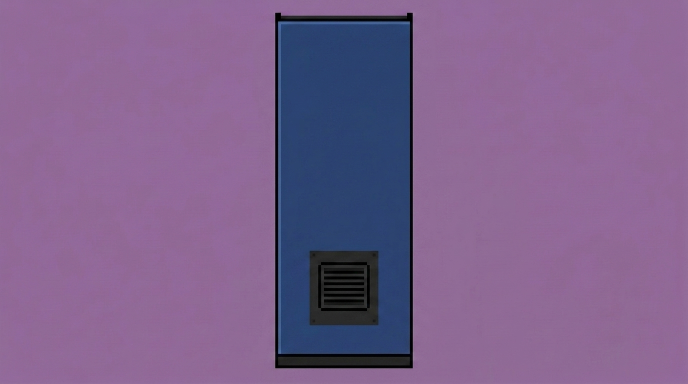
#> input picture tools/img2threejs-work/arcade_cabinet/back.png, 1376 x 768 px (shown at 1/2 size)
$ python pixelate.py ../img2threejs-work/arcade_cabinet/back.png
#> lines starting #> are read from the running program, lines starting #| are printed output that depends on the picture
#!/usr/bin/env python3
"""
Re-pixelate a generated sheet: snap it to its true texel grid and quantise it.

Authoring tool. NOT a build, CI or runtime dependency.

    python3 tools/authoring/pixelate.py public/textures/nano-atlas.png --colors 32

WHY THIS EXISTS. The image API returns JPEG bytes regardless of the filename,
and JPEG is the wrong codec for pixel art: it is lossy in exactly the way that
destroys hard edges. The generated atlas came back with 49,698 unique colours
in a sheet that should carry about thirty, and a flat green panel measured 56
distinct values across a 40x40 patch. Every one of those is ringing around an
edge the model drew crisply.

That matters because of how the sheet is sampled. NearestFilter takes ONE texel
and shows it at ten times its size — so it magnifies the ringing instead of
averaging it away the way a linear filter would. Turning on the crisp-retro
filter settings over a JPEG makes the artefacts *more* visible, not less.

So before a generated sheet is usable it needs two passes:

  1. GET ONTO A TEXEL GRID. Ideally by detecting the one the art was drawn on.
     Measured on the generated atlas, though, there ISN'T one: edge energy falls
     on every candidate scale at exactly chance (share x scale = 0.95-1.06 for
     every scale from 2 to 12). The model rendered an ILLUSTRATION OF pixel art
     at native resolution rather than art on a pixel grid. So when no grid is
     found, one is imposed by integer downscale — which is the only way to make
     the sheet genuinely pixel-art rather than merely pixel-art-flavoured.
  2. QUANTISE. Snap what survives to a small palette, so flat regions are
     genuinely flat and the sheet reads as authored rather than as photographed.

The result is written back as a real PNG.
"""
import argparse
import sys
from collections import Counter
from pathlib import Path

from PIL import Image


def detect_texel(im, lo=2, hi=12):
    """The pixel scale the art was drawn at, found from where the EDGES land.

    Within-cell variance looks like the obvious measure and is a trap: a 1x1
    cell has zero variance by definition, so any normalisation you pick either
    lets scale 1 win outright or is an arbitrary fudge. Edges are the honest
    signal instead. Art drawn at 6x has its colour changes on multiples of 6,
    so summing the gradient per column and scoring each candidate by how much
    of that gradient falls on its multiples finds the scale without needing a
    penalty term at all.

    Returns 1 when nothing scores clearly — a sheet that really is 1:1, or one
    the JPEG has smeared past recognition.
    """
    g = im.convert('L')
    w, h = g.size
    px = g.load()

    def gradient_profile(n, along_x):
        prof = [0.0] * n
        step = max(1, (h if along_x else w) // 200)
        for i in range(1, n):
            acc = 0
            for j in range(0, (h if along_x else w), step):
                a = px[i, j] if along_x else px[j, i]
                b = px[i - 1, j] if along_x else px[j, i - 1]
                acc += abs(a - b)
            prof[i] = acc
        return prof

    best, best_score = 1, 0.0
    for prof in (gradient_profile(w, True), gradient_profile(h, False)):
        total = sum(prof) or 1.0
        for scale in range(lo, hi + 1):
            on = sum(v for i, v in enumerate(prof) if i % scale == 0)
            # share of edge energy on the grid, against the share expected by
            # chance (1/scale). A real grid beats chance by a wide margin.
            score = (on / total) * scale
            if score > best_score:
                best, best_score = scale, score
    return best if best_score > 1.35 else 1
def snap(im, texel):
    """Collapse each texel cell to its median colour, then scale back up."""
    w, h = im.size
    cols, rows = w // texel, h // texel
    src = im.convert('RGB').load()
    small = Image.new('RGB', (cols, rows))
    dst = small.load()
    for ry in range(rows):
        for rx in range(cols):
            cell = Counter(
                src[rx * texel + i, ry * texel + j]
                for j in range(texel) for i in range(texel)
            )
            dst[rx, ry] = cell.most_common(1)[0][0]
    return small


if __name__ == "__main__":
    ap = argparse.ArgumentParser(description="Snap a generated sheet to its texel grid.")
    ap.add_argument("image")
    ap.add_argument("--colors", type=int, default=32, help="palette size after quantising")
    ap.add_argument("--texel", type=int, default=0, help="force a texel size instead of detecting")
    ap.add_argument("--downscale", type=int, default=4,
                    help="integer factor used to IMPOSE a grid when none is detected")
    ap.add_argument("--upscale", action="store_true",
                    help="write back at the original size instead of the texel grid")
    ap.add_argument("--out", default="", help="output path (default: overwrite in place)")
    args = ap.parse_args()

    path = Path(args.image)
    im = Image.open(path)
#> im is the input picture: PIL image 1376x768 RGB; mean R, G, B 125.7, 96.8, 141.2
    before_fmt, before_colors = im.format, len(set(im.convert('RGB').getdata()))
#> before_fmt = 'JPEG'; before_colors = 5614

    detected = args.texel or detect_texel(im)
#> in detect_texel, `g = im.convert('L')`:
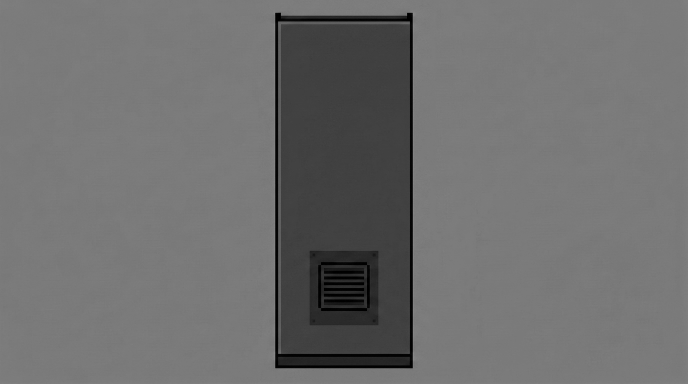
#> g: PIL image 1376x768 L (shown at 1/2 size); min 0, max 150, mean 110.6
#> detected = 11
    if detected > 1:
        # the art really is on a grid — collapse each cell to the colour that
        # dominates it, which is a colour that was actually in the art
        small = snap(im, detected)
#> in snap, `cols, rows = w // texel, h // texel`: cols = 125; rows = 69
#> in snap, `small = Image.new('RGB', (cols, rows))`: small: PIL image 125x69 RGB; every value is 0
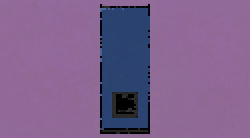
#> small: PIL image 125x69 RGB (shown 2 times larger); mean R, G, B 125.1, 96.3, 140.7
        how = f"detected {detected}px grid"
#> how = 'detected 11px grid'
    else:
        # no grid: impose one. BOX averages each block, which is right here —
        # we are RESAMPLING to a lower resolution, not recovering texels that
        # were already there, and averaging is what kills the JPEG ringing.
        f = args.downscale
        small = im.convert('RGB').resize((im.width // f, im.height // f), Image.BOX)
        how = f"no grid found, imposed one by /{f}"

    # MEDIANCUT with no dithering: dithering is how you fake colours you do not
    # have, and a pixel-art sheet wants the colours it actually has.
    small = small.quantize(colors=args.colors, method=Image.MEDIANCUT, dither=Image.NONE)
#> small: PIL image 125x69 P
    out_img = small.convert('RGB')
    if args.upscale:
        out_img = out_img.resize(im.size, Image.NEAREST)

    out = Path(args.out or path)
    out_img.save(out, "PNG", optimize=True)
    after = len(set(out_img.getdata()))
#> after = 32
    print(f"{path.name}: {before_fmt} {im.size} {before_colors:,} colours")
#| back.png: JPEG (1376, 768) 5,614 colours
    print(f"  {how} -> {out_img.size}, {after} colours -> {out}")
#|   detected 11px grid -> (125, 69), 32 colours -> ../img2threejs-work/arcade_cabinet/back.png
    if before_fmt == "JPEG":
        print("  (input was JPEG under a .png name — lossy, which is why this pass is needed)")

$ run again, on tools/img2threejs-work/arcade_cabinet/top.png
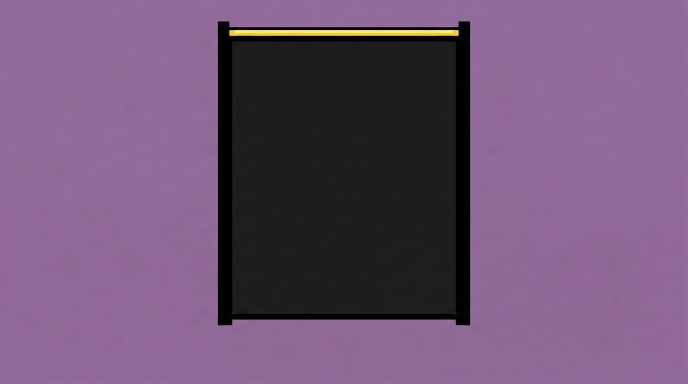
#> input picture tools/img2threejs-work/arcade_cabinet/top.png, 1376 x 768 px (shown at 1/2 size)
#> im is the input picture: PIL image 1376x768 RGB; mean R, G, B 112.3, 83.9, 117
#> before_fmt = 'JPEG'; before_colors = 3808
#> in detect_texel, `g = im.convert('L')`:
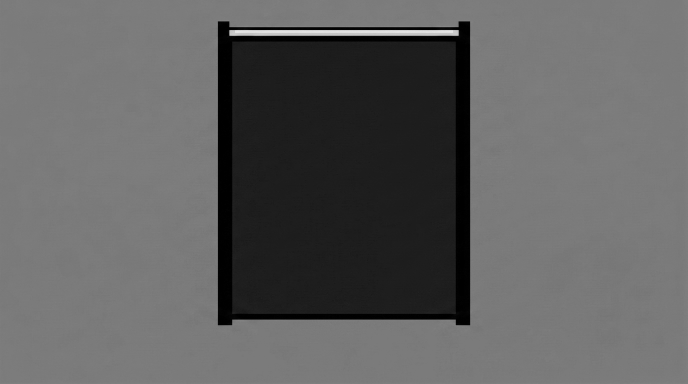
#> g: PIL image 1376x768 L (shown at 1/2 size); min 0, max 241, mean 96.2
#> detected = 12
#> cols = 114; rows = 64
#> `small = snap(im, detected)`:
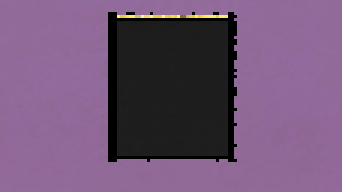
#> small: PIL image 114x64 RGB (shown 3 times larger); mean R, G, B 112, 83.7, 116.8
#> how = 'detected 12px grid'
#> after = 31
#| top.png: JPEG (1376, 768) 3,808 colours
#|   detected 12px grid -> (114, 64), 31 colours -> ../img2threejs-work/arcade_cabinet/top.png
